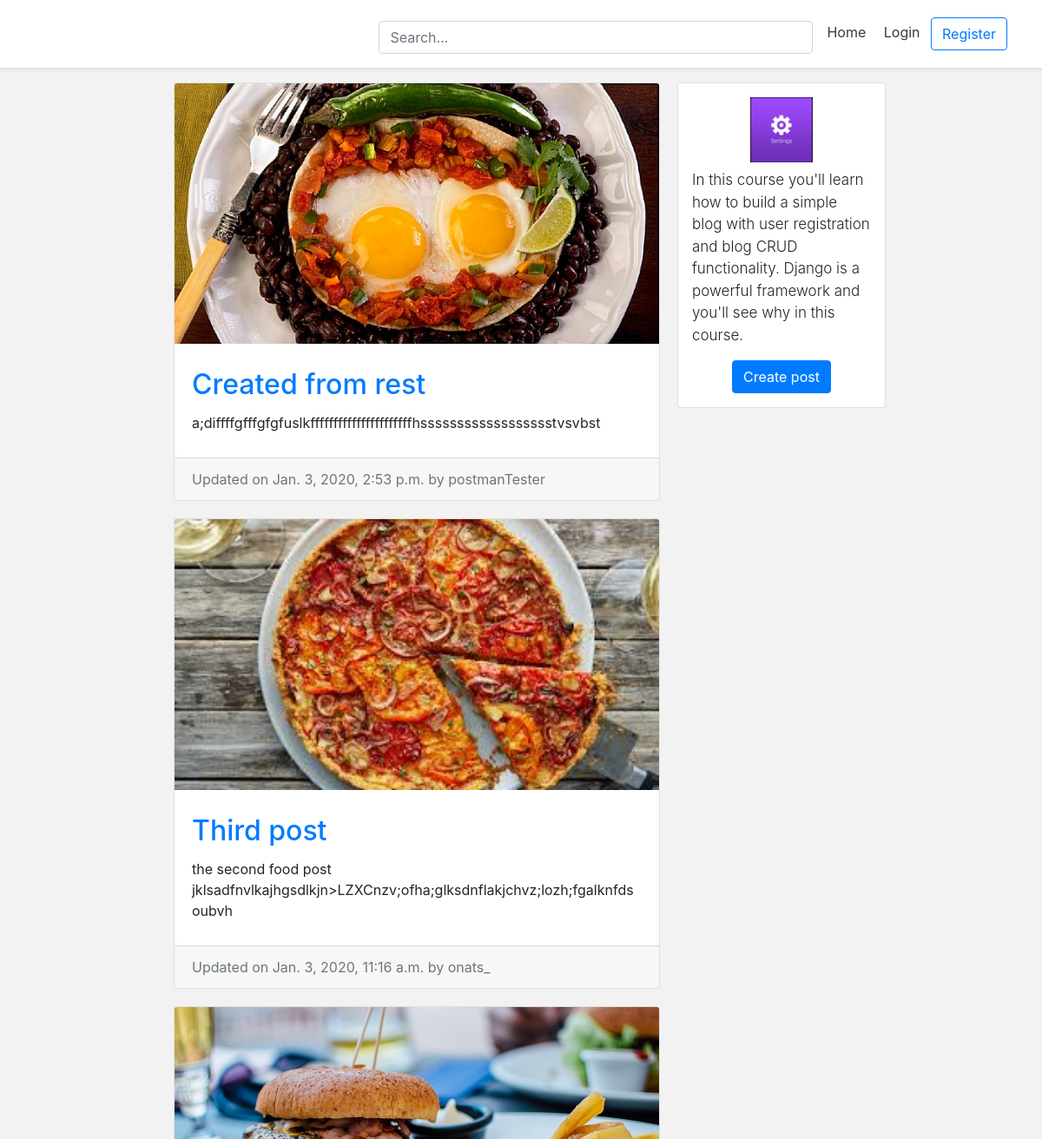
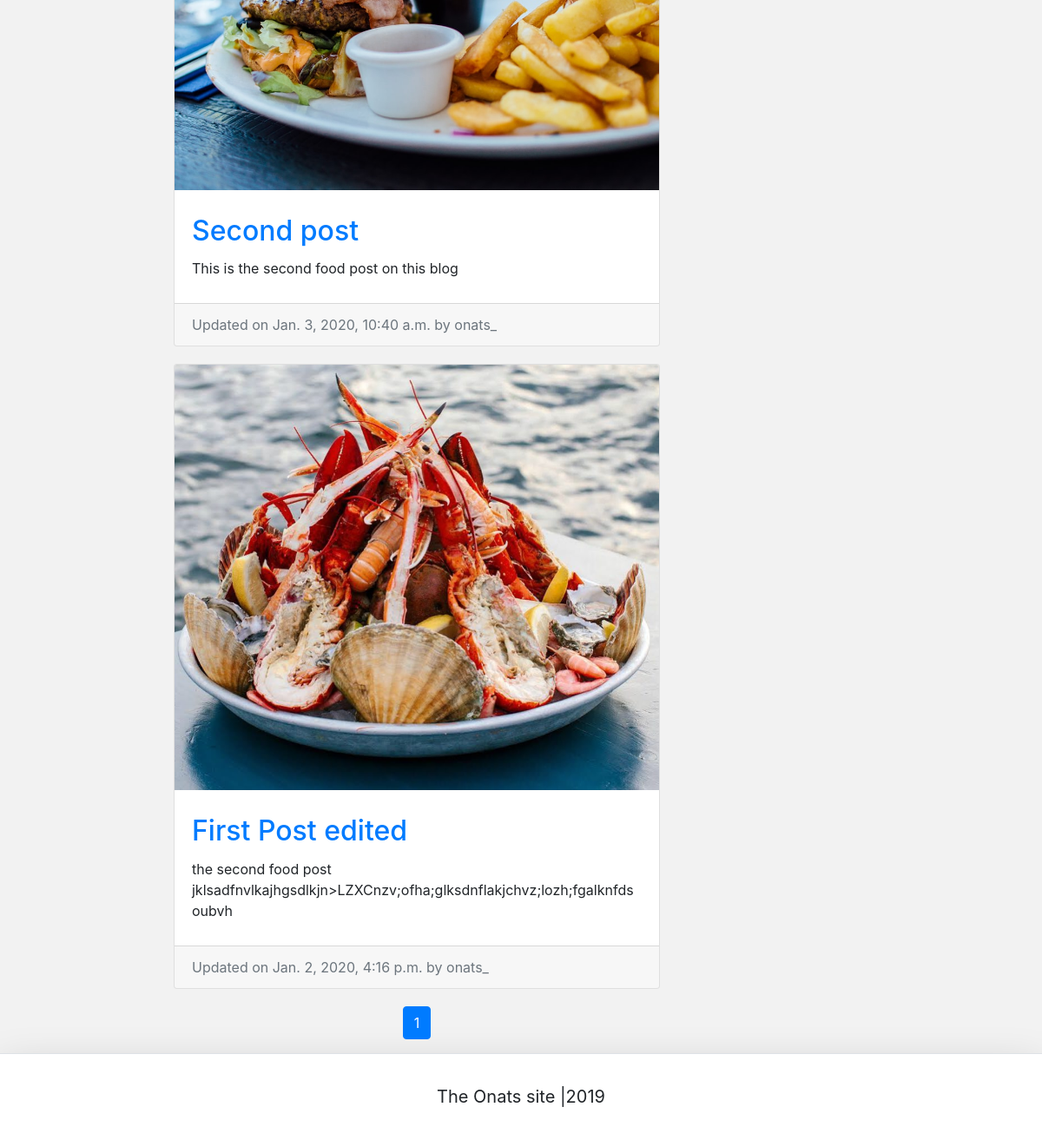
The page / on the database its author committed (2 pictures, top to bottom).
### blog/models.py (models this page shows, shortened)
class BlogPost(models.Model):
    title = models.CharField(max_length=50, null=False, blank=True)
    body = models.CharField(max_length=5000, null=False, blank=True)
    image = models.ImageField(upload_to=upload_location, null=False, blank=True)
    date_published = models.DateTimeField(auto_now_add=True, verbose_name="date published")
    date_updated = models.DateTimeField(auto_now_add=True, verbose_name="date updated")
    author = models.ForeignKey(settings.AUTH_USER_MODEL, on_delete=models.CASCADE)
    slug = models.SlugField(blank=True, unique=True)

### account/models.py (models this page shows, shortened)
class Account(AbstractBaseUser):
    email = models.EmailField(verbose_name="email", max_length=60, unique=True)
    username = models.CharField(max_length=30, unique=True)
    date_joined = models.DateTimeField(verbose_name="date joined", auto_now_add=True)
    last_login = models.DateTimeField(verbose_name='last login', auto_now=True)
    is_admin = models.BooleanField(default=False)
    is_active = models.BooleanField(default=True)
    is_staff = models.BooleanField(default=False)
    is_superuser = models.BooleanField(default=False)
    USERNAME_FIELD = 'email'
    REQUIRED_FIELDS = ['username']
    objects = MyAccountManager()
    def __str__(self):
        return self.username

### personal/views.py (the view)
# urls.py: path('', home_screen_view, name="home"),
def home_screen_view(request):
    context = {}
    query = ""
    query = request.GET.get('q', '')
    context['query'] = str(query)
    print("home_screen_view: " + str(query))
    blog_posts = sorted(get_blog_queryset(query), key=attrgetter('date_updated'), reverse=True)
    page = request.GET.get('page', 1)
    blog_posts_paginator = Paginator(blog_posts, BLOG_POSTS_PER_PAGE)
    try:
        blog_posts = blog_posts_paginator.page(page)
    except PageNotAnInteger:
        blog_posts = blog_posts_paginator.page(BLOG_POSTS_PER_PAGE)
    except EmptyPage:
        blog_posts = blog_posts_paginator.page(blog_posts_paginator.num_pages)
    context['blog_posts'] = blog_posts
    return render(request, "personal/home.html", context)

### blog/views.py (called while the page is built)
def get_blog_queryset(query=None):
    queryset = []
    queries = query.split(" ")
    for q in queries:
        posts = BlogPost.objects.filter(
            Q(title__icontains=q) |
            Q(body__icontains=q)
        )
        for post in posts:
            queryset.append(post)
    return list(set(queryset))

### personal/templates/personal/home.html (shortened to what this page needs)
{% extends 'base.html' %}
{% load static %}
{% block content %}
    <div class="container">
        <div class="row">
            <div class="left-column col-lg-7 offset-lg-1">
                {% if blog_posts %}
                    {% for post in blog_posts %}
                        <div class="blog-post-container">
                            {% include 'blog/snippets/blog_post_snippet.html' with blog_post=post %}
                        </div>
                    {% endfor %}
                {% else %}
                    <div class="blog-post-container">
                        {% include 'blog/snippets/blog_post_snippet.html' with query=query %}
                    </div>
                {% endif %}
                {% include 'blog/snippets/blog_post_pagination.html' with blog_posts=blog_posts %}
            </div>
            <div class="right-column col-lg-3 d-lg-flex d-none flex-column">
                <div class="card create-post-bar d-flex flex-column p-3">
                    <img class="img-fluid d-block m-auto pb-2" src="{% static 'settings.PNG' %}" width="72" height="72">
                    <p class="lead">In this course you'll learn how to build a simple blog with user registration and
                        blog CRUD functionality. Django is a powerful
                        framework and you'll see why in this course.</p>
                    <p class="m-auto"><a class="btn btn-primary" href="{% url 'blog:create' %}">Create post</a></p>
                </div>
            </div>
        </div>
    </div>
{% endblock content %}

### templates/base.html (shortened to what this page needs)
<!DOCTYPE html>
<html>
<head>
</head>
<body>
{% include 'snippets/header.html' %}
<div class="main">
    {% block content %}
    {% endblock content %}
</div>
{% include 'snippets/footer.html' %}
</body>
</html>

### templates/snippets/header.html (shortened to what this page needs)
<link rel="stylesheet" href="https://stackpath.bootstrapcdn.com/bootstrap/4.4.1/css/bootstrap.min.css"
>
<div class="d-flex flex-column flex-md-row align-items-center p-3 px-md-4 mb-3 bg-white border-bottom shadow-sm">
    <div class="search-bar mt-sm-2 mr-2">
        <form onsubmit="return executeQuery();">
            <input type="text" class="form-control" name="q" id="id_q" placeholder="Search...">
        </form>
    </div>
    <nav class="my-2 my-md-0 mr-md-3">
        {% if request.user.is_authenticated %}
                <a class="p-2 text-dark" href="{% url 'home' %}">Home</a>
                <a class="p-2 text-dark" href="{% url 'account' %}">Account</a>
                <a class="p-2 text-dark" href="{% url 'logout' %}">Logout</a>
        {% else %}
                <a class="p-2 text-dark" href="{% url 'home' %}">Home</a>
                <a class="p-2 text-dark" href="{% url 'login' %}">Login</a>
                <a class="btn btn-outline-primary" href="{% url 'register' %}">Register</a>
        {% endif %}
    </nav>
</div>

### blog/templates/blog/snippets/blog_post_snippet.html (shortened to what this page needs)
{% if blog_post %}
<div class="container">
	<div class="row">
		<div class="card m-auto">
			<a href="{% url 'blog:detail' post.slug %}">
				<img class="card-img-top" src="{{blog_post.image.url}}">
			</a>
			<div class="card-body mt-2 mb-2">
				<a href="{% url 'blog:detail' post.slug %}">
					<h2 class="card-title">{{blog_post.title}}</h2>
				</a>
				<p class="card-text">{{blog_post.body|safe|truncatechars:180}}</p>
			</div>
			<div class="card-footer text-muted">
			  Updated on {{blog_post.date_updated}} by {{blog_post.author}}
			</div>
		</div>
	</div>
</div>
{% endif %}

### blog/templates/blog/snippets/blog_post_pagination.html (shortened to what this page needs)
<div class="d-flex flex-column m-auto pagination mt-5">
<nav aria-label="Page navigation">
<ul class="pagination pg-grey justify-content-center">
	{% for i in blog_posts.paginator.page_range %}
		{% if blog_posts.number == i %}
			<li class="page-item active"><a class="page-link">{{ i }}</a></li>
		{% else %}
			<li class="page-item" ><a class="page-link" href="?{% if query %}q={{query}}&{% endif %}page={{ i }}">{{ i }}</a></li>
		{% endif %}
	{% endfor %}
</ul>
</nav>
</div>

### templates/snippets/footer.html (shortened to what this page needs)
<div class="d-flex flex-row align-items-center footer m-auto bg-white border-top shadow-lg">
    <p class="m-auto">The Onats site |2019</p>
</div>

### templates/snippets/header.html (style rules this page uses)
@media (min-width: 768px) { html { font-size: 16px; } }
.container { max-width: 960px; }
.search-bar { max-width: 500px; width: 100%; }

### templates/snippets/base_css.html (style rules this page uses)
body { background-color: #f2f2f2; }

### templates/base.html (style rules this page uses)
.main { min-height: 100vh; height: 100%; }

### personal/templates/personal/home.html (style rules this page uses)
@media (min-width: 768px) { .right-column { margin-left: 20px; } }
.blog-post-container { margin-bottom: 20px; width: 100%; }
.create-post-bar { background-color: #fff; margin-bottom: 20px; }
.left-column { padding: 0px; }
.right-column { padding: 0px; }
.lead { font-size: 17px; }

### blog/templates/blog/snippets/blog_post_snippet.html (style rules this page uses)
.card { max-width: 700px; width: 100%; }
.card-body { padding: 20px; }

### templates/snippets/footer.html (style rules this page uses)
.footer { min-height: 100px; font-size: 20px; }

### rows shown on the page
BlogPost: image (picture), title "Created from rest", body "a;diffffgfffgfgfuslkffffffffffffffffffffffhsssssssssssssssssstvsvbst", date_updated "Jan. 3, 2020, 2:53 p.m.", author "postmanTester"
BlogPost: image (picture), title "Third post", body "the second food post jklsadfnvlkajhgsdlkjn>LZXCnzv;ofha;glksdnflakjchvz;lozh;fgalknfdsoubvh", date_updated "Jan. 3, 2020, 11:16 a.m.", author "onats_"
BlogPost: image (picture), title "Second post", body "This is the second food post on this blog", date_updated "Jan. 3, 2020, 10:40 a.m.", author "onats_"
BlogPost: image (picture), title "First Post edited", body "the second food post jklsadfnvlkajhgsdlkjn>LZXCnzv;ofha;glksdnflakjchvz;lozh;fgalknfdsoubvh", date_updated "Jan. 2, 2020, 4:16 p.m.", author "onats_"

### other values the page prints
{{ i }} "1"
